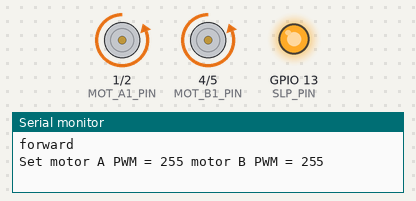
The sketch below on a simulated ESP32-S2. Parts: motor-driver pin pairs drawn as motors (green arrow = first pin HIGH = forward, orange = second pin HIGH = backward, longer = more drive), output pins drawn as LEDs (lit = HIGH), the last lines printed to the serial monitor.

Above: at 1.0 s.
At 6.0 s:
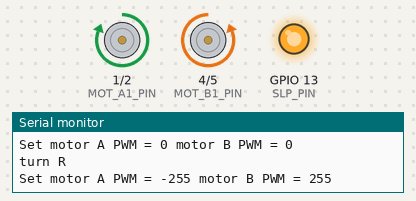
At 11.0 s:
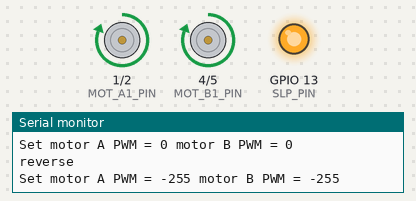
At 24.5 s:
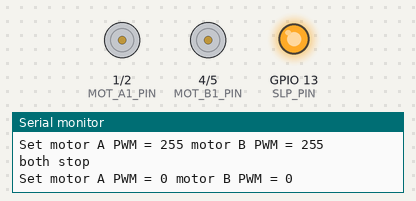
Timing chart, 0 to 27.3 s (numbered marks = the images above):
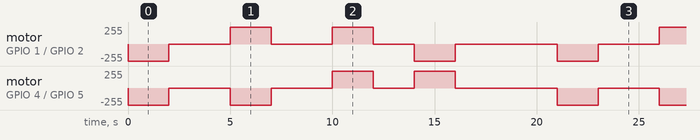

Measured:
- by itself, motor on GPIO 1 (MOT_A1_PIN) / GPIO 2 (MOT_A2_PIN): repeats every 21.0 s: 2 × (stopped 3.0 s, forward 255/255 2.0 s), stopped 2.0 s, backward 255/255 2.0 s, stopped 5.0 s, backward 255/255 2.0 s
- by itself, motor on GPIO 4 (MOT_B1_PIN) / GPIO 5 (MOT_B2_PIN): repeats every 21.0 s: stopped 3.0 s, backward 255/255 2.0 s, stopped 3.0 s, forward 255/255 2.0 s, stopped 2.0 s, forward 255/255 2.0 s, stopped 5.0 s, backward 255/255 2.0 s

The sketch:

ESP32_S2_DRV8833.ino
```cpp
// Define the control inputs
#define MOT_A1_PIN 1   // og 10
#define MOT_A2_PIN 2   // og 9
#define MOT_B1_PIN 4    // og 6
#define MOT_B2_PIN 5    // og 5

#define SLP_PIN 13

void setup(void)
{
  // Set all the motor control inputs to OUTPUT
  pinMode(MOT_A1_PIN, OUTPUT);
  pinMode(MOT_A2_PIN, OUTPUT);
  pinMode(MOT_B1_PIN, OUTPUT);
  pinMode(MOT_B2_PIN, OUTPUT);

  pinMode(SLP_PIN, OUTPUT);

  // Turn off motors - Initial state
  digitalWrite(MOT_A1_PIN, LOW);
  digitalWrite(MOT_A2_PIN, LOW);
  digitalWrite(MOT_B1_PIN, LOW);
  digitalWrite(MOT_B2_PIN, LOW);

  digitalWrite(SLP_PIN, HIGH);

  // Initialize the serial UART at 9600 baud
  Serial.begin(115200);
}

void loop(void)
{
  // Generate a fixed motion sequence to demonstrate the motor modes.

  //forwardRampUp();

  //forwardFullSpeed();

  //reverseFullSpeed();

  //reverseRampUp();

  //forwardFullSpeed();

  //reverseFullSpeed();


  demo();

  // Stop. wait for 2 seconds
  spin_and_wait(0,0,2000);
}

void forwardFullSpeed(){
  // Full speed forward.
  spin_and_wait(255,255,2000);
}


void reverseFullSpeed(){
  // Full speed reverse.
  spin_and_wait(-255,-255,2000);
}


void forwardRampUp(){
  // Ramp speed up.
  for (int i = 0; i < 11; i++) {
    spin_and_wait(25*i, 25*i, 500);
  }

}


void reverseRampUp() {
  // Ramp speed into full reverse.
  for (int i = 0; i < 21 ; i++) {
    spin_and_wait(255 - 25*i, 255 - 25*i, 500);
  }
}


void demo(){
  // Full speed, forward, turn, reverse, and turn for a two-wheeled base.
  Serial.println("forward");
  spin_and_wait(255, 255, 2000);  // forward

  Serial.println("both stop");
  spin_and_wait(0, 0, 3000);

  Serial.println("turn R");
  spin_and_wait(-255, 255, 2000); // turn

  Serial.println("both stop");
  spin_and_wait(0, 0, 3000);

  Serial.println("reverse");
  spin_and_wait(-255, -255, 2000); // reverse

  Serial.println("both stop");
  spin_and_wait(0, 0, 2000);

  Serial.println("turn L");
  spin_and_wait(255, -255, 2000); // turn

  Serial.println("both stop");
  spin_and_wait(0, 0, 3000);

}


/// Set the current on a motor channel using PWM and directional logic.
///
/// \param pwm    PWM duty cycle ranging from -255 full reverse to 255 full forward
/// \param IN1_PIN  pin number xIN1 for the given channel
/// \param IN2_PIN  pin number xIN2 for the given channel
void set_motor_pwm(int pwm, int IN1_PIN, int IN2_PIN)
{
  if (pwm < 0) {  // reverse speeds
    analogWrite(IN1_PIN, -pwm);
    digitalWrite(IN2_PIN, LOW);

  } else { // stop or forward
    digitalWrite(IN1_PIN, LOW);
    analogWrite(IN2_PIN, pwm);
  }
}

/// Set the current on both motors.
///
/// \param pwm_A  motor A PWM, -255 to 255
/// \param pwm_B  motor B PWM, -255 to 255
void set_motor_currents(int pwm_A, int pwm_B)
{
  set_motor_pwm(pwm_A, MOT_A1_PIN, MOT_A2_PIN);
  set_motor_pwm(pwm_B, MOT_B1_PIN, MOT_B2_PIN);

  // Print a status message to the console.
  Serial.print("Set motor A PWM = ");
  Serial.print(pwm_A);
  Serial.print(" motor B PWM = ");
  Serial.println(pwm_B);
}

/// Simple primitive for the motion sequence to set a speed and wait for an interval.
///
/// \param pwm_A  motor A PWM, -255 to 255
/// \param pwm_B  motor B PWM, -255 to 255
/// \param duration delay in milliseconds
void spin_and_wait(int pwm_A, int pwm_B, int duration)
{
  set_motor_currents(pwm_A, pwm_B);
  delay(duration);
}
```
